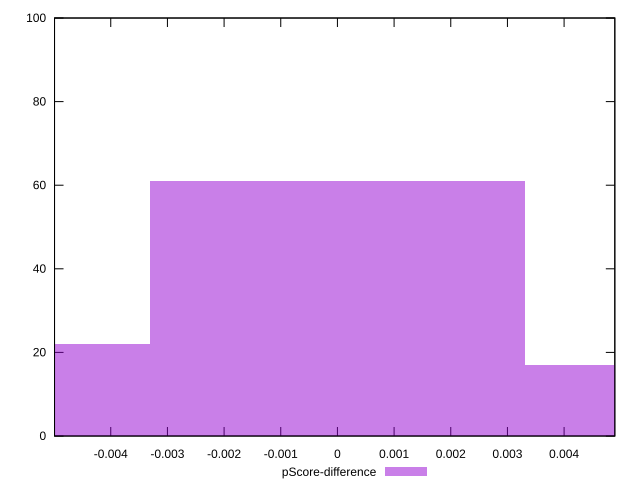

Reproduce this figure in gnuplot.
reset

$pScoreDifference <<EOF
0 61
0.006618309597738626 17
-0.006618309597738626 22
EOF

set key outside below
set boxwidth 0.006618309597738626
set xrange [-0.004992092999767217:0.004895132915900602]
set yrange [0:100]
set trange [0:100]
set style fill transparent solid 0.5 noborder
set terminal svg size 640, 490 enhanced background rgb 'white'
set output "reprap/first-contentful-paint/samples/pages+cached+noexternal/pScore-difference/histogram.svg"

plot $pScoreDifference title "pScore-difference" with boxes

reset
